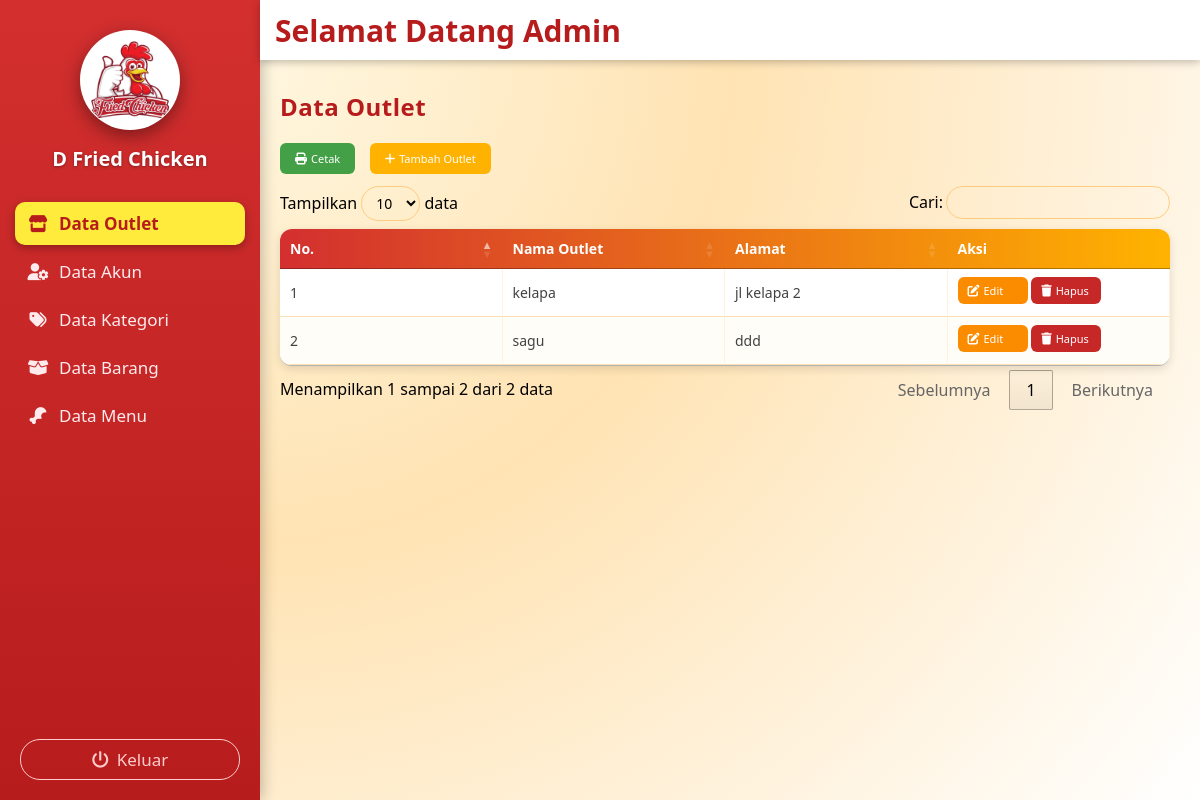
/admin/outlet/outlet.php (signed in), run on an earlier commit of the app's database.
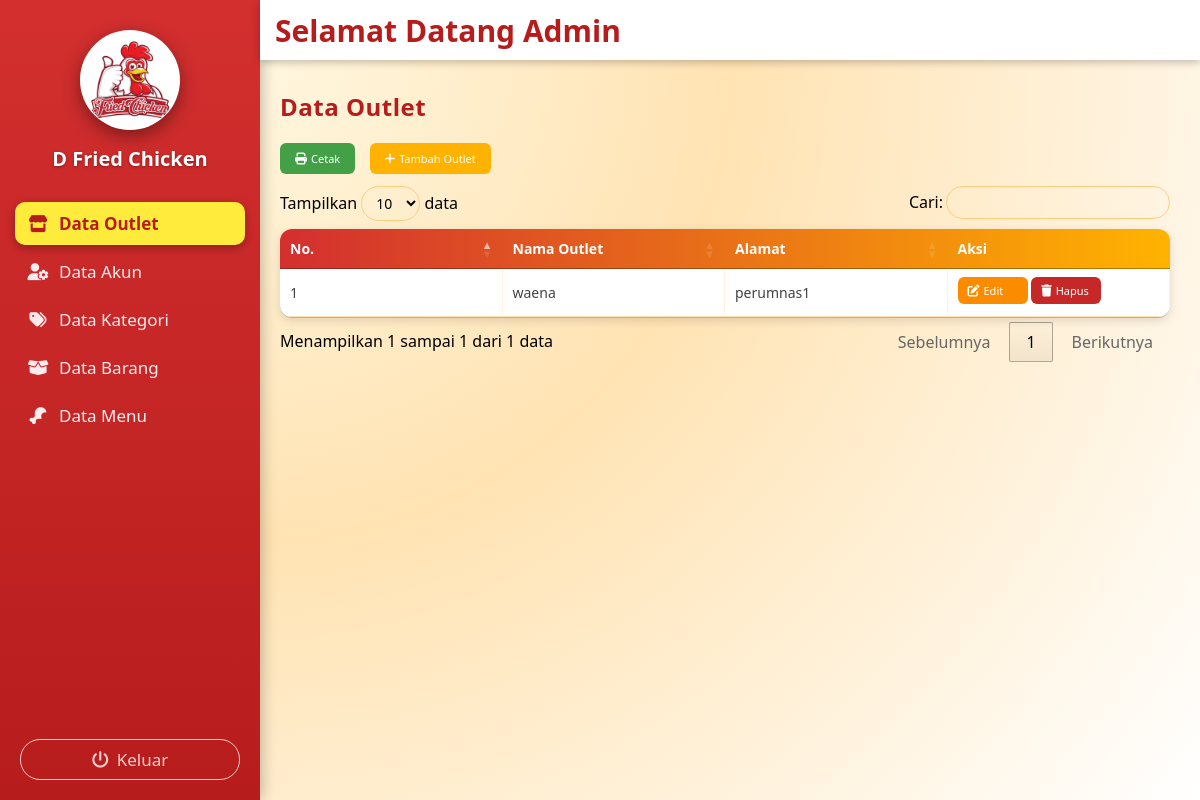
And on a later commit of the database.
### tables this page shows
CREATE TABLE `outlet` (
  `id_outlet` int NOT NULL,
  `nama_outlet` varchar(15) NOT NULL,
  `alamat` text NOT NULL
);

### admin/outlet/outlet.php (the view, shortened to what this page needs)
<?php
include '../../koneksi/sidebaradmin.php';
include '../../koneksi/koneksi.php';
?>
<link rel="stylesheet" href="https://cdn.datatables.net/1.13.6/css/jquery.dataTables.min.css">
<link rel="stylesheet" href="https://cdnjs.cloudflare.com/ajax/libs/font-awesome/6.5.0/css/all.min.css">
<div class="konten-utama">
  <h2>Data Outlet</h2>
  <button class="tombol tombol-cetak"><i class="fa-solid fa-print"></i> Cetak</button>
  <button class="tombol tombol-tambah" onclick="tambahOutlet()"><i class="fa-solid fa-plus"></i> Tambah Outlet</button>
  <table id="tabel-outlet" class="tabel-barang">
    <thead>
      <tr>
        <th>No.</th>
        <th>Nama Outlet</th>
        <th>Alamat</th>
        <th>Aksi</th>
      </tr>
    </thead>
    <tbody>
      <?php
      $no=1;
      $query = mysqli_query($conn,"SELECT * FROM outlet ORDER BY id_outlet ASC");
      while($row=mysqli_fetch_assoc($query)) {
      ?>
      <tr>
        <td data-label="No"><?= $no++; ?></td>
        <td data-label="Nama Outlet"><?= htmlspecialchars($row['nama_outlet']); ?></td>
        <td data-label="Alamat"><?= htmlspecialchars($row['alamat']); ?></td>
        <td data-label="Aksi">
          <button class="tombol tombol-edit" onclick="editOutlet(<?= $row['id_outlet']; ?>)">
            <i class="fa-solid fa-pen-to-square"></i> Edit
          </button>
          <button class="tombol tombol-hapus" onclick="hapusOutlet(<?= $row['id_outlet']; ?>)">
            <i class="fa-solid fa-trash"></i> Hapus
          </button>
        </td>
      </tr>
      <?php } ?>
    </tbody>
  </table>
</div>

What changed in the data, as far as the page shows it:
removed outlet: nama_outlet "kelapa", alamat "jl kelapa 2"
removed outlet: nama_outlet "sagu", alamat "ddd"
added outlet: nama_outlet "waena", alamat "perumnas1"
Also different on the page:
text written by a page script: "Tampilkan data Cari: Menampilkan 1 sampai 2 dari 2 data Sebelumnya 1 Berikutnya" → "Tampilkan data Cari: Menampilkan 1 sampai 1 dari 1 data Sebelumnya 1 Berikutnya"
